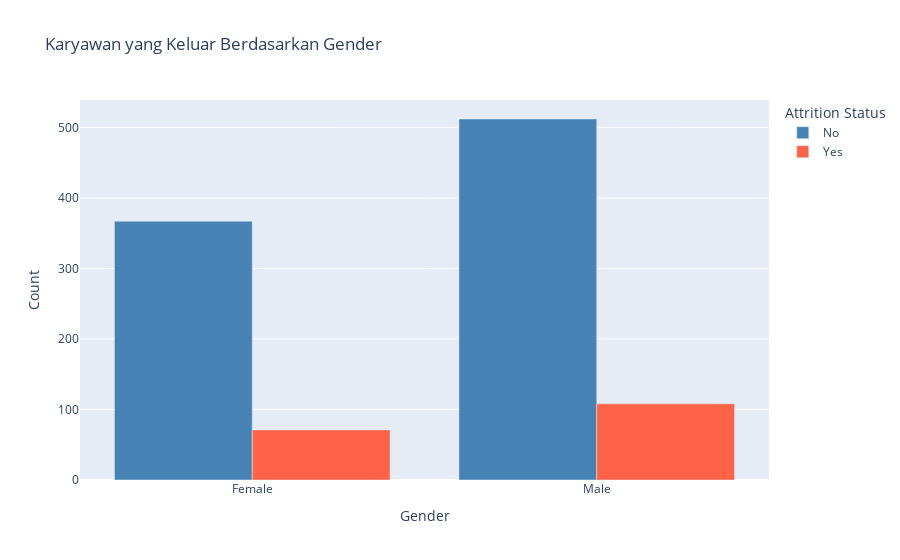

Notebook code for this chart:
### Markdown cell above
Hasil pada bar chart diatas menunjukan bahwa karyawan aktif sebesar 879 dan karyawan yang keluar sebesar 179. Nilai attrition ratenya sebesar 179/(179+879)

### Code cell
# Menghitung jumlah 'Attrition' berdasarkan 'Gender'
attrition_gender = data.groupby(['Gender', 'Attrition']).size().reset_index(name='Count')

# Membuat grafik batang interaktif menggunakan Plotly
fig = px.bar(attrition_gender, 
             x='Gender', 
             y='Count', 
             color='Attrition', 
             barmode='group', 
             color_discrete_map={'Yes': '#FF6347', 'No': '#4682B4'}, 
             labels={'Attrition': 'Attrition Status', 'Count': 'Count'},
             title="Karyawan yang Keluar Berdasarkan Gender")

# Menampilkan grafik
fig.show()

### Figure 1 — Plotly figure (JSON) as saved in the notebook; plotly's stock layout.template omitted (floating-point values rounded to 4 significant figures)
{"data": [{"alignmentgroup": "True", "hovertemplate": "Attrition Status=No<br>Gender=%{x}<br>Count=%{y}<extra></extra>", "legendgroup": "No", "marker": {"color": "#4682B4", "pattern": {"shape": ""}}, "name": "No", "offsetgroup": "No", "orientation": "v", "showlegend": true, "textposition": "auto", "type": "bar", "x": ["Female", "Male"], "xaxis": "x", "y": [367, 512], "yaxis": "y"}, {"alignmentgroup": "True", "hovertemplate": "Attrition Status=Yes<br>Gender=%{x}<br>Count=%{y}<extra></extra>", "legendgroup": "Yes", "marker": {"color": "#FF6347", "pattern": {"shape": ""}}, "name": "Yes", "offsetgroup": "Yes", "orientation": "v", "showlegend": true, "textposition": "auto", "type": "bar", "x": ["Female", "Male"], "xaxis": "x", "y": [71, 108], "yaxis": "y"}], "layout": {"barmode": "group", "legend": {"title": {"text": "Attrition Status"}, "tracegroupgap": 0}, "title": {"text": "Karyawan yang Keluar Berdasarkan Gender"}, "xaxis": {"anchor": "y", "domain": [0, 1], "title": {"text": "Gender"}}, "yaxis": {"anchor": "x", "domain": [0, 1], "title": {"text": "Count"}}}}
